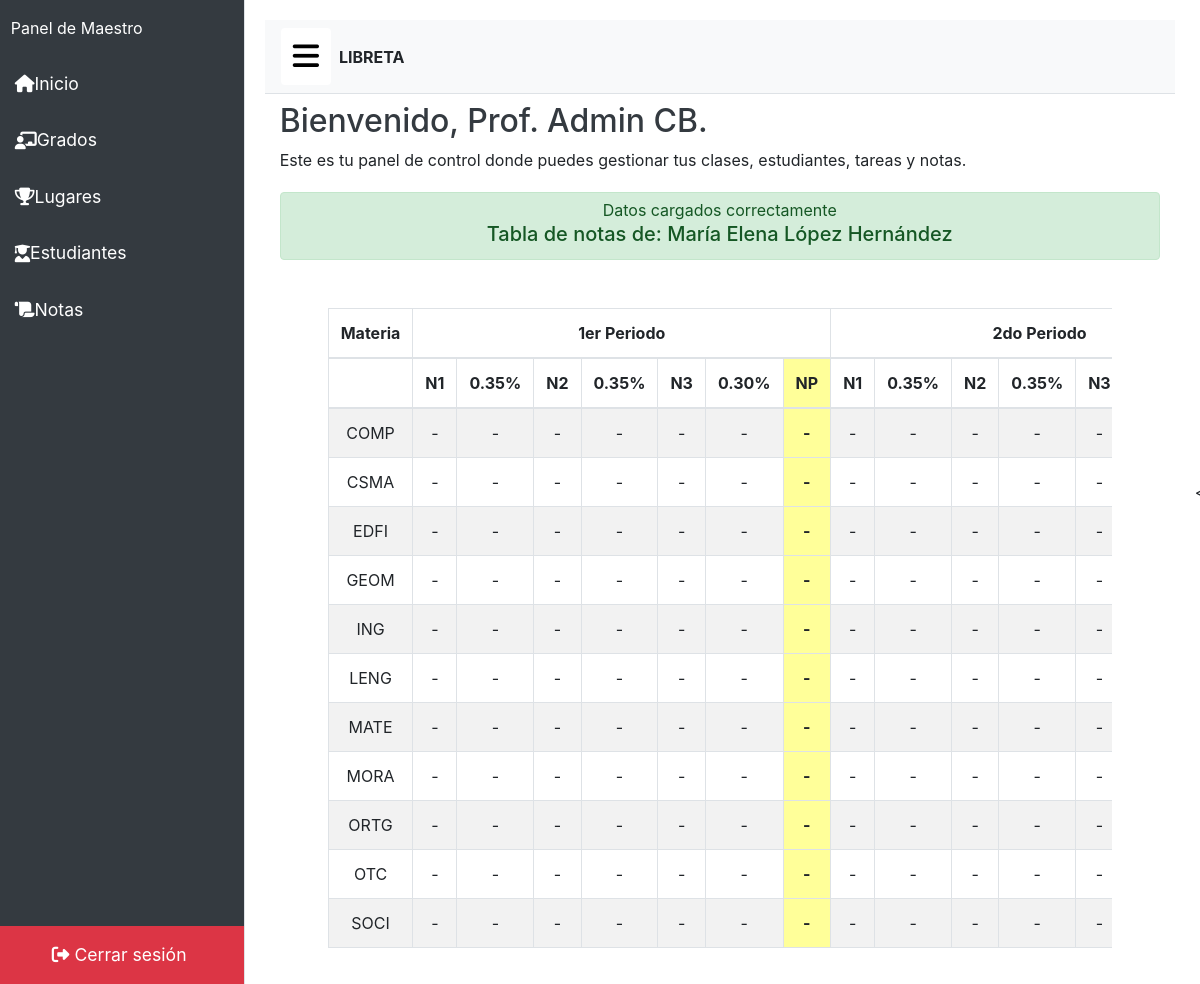
The page /main/libreta.php?nie=100000002 (signed in) on the database its author committed.
### tables this page shows
CREATE TABLE `alumnos` (
  `nie` int(9) NOT NULL,
  `nombre` varchar(50) NOT NULL,
  `apellidos` varchar(50) NOT NULL,
  `grado` varchar(4) NOT NULL
);

CREATE TABLE `maestros_materias` (
  `dui_maestro` varchar(9) NOT NULL,
  `cod_materia` varchar(4) NOT NULL
);

### main/libreta.php (the view, shortened to what this page needs)
<!DOCTYPE html>
<html lang="es">
<head>
    <link href="https://stackpath.bootstrapcdn.com/bootstrap/4.5.2/css/bootstrap.min.css" rel="stylesheet">
    <link rel="stylesheet" href="notas.css">
    <link rel="stylesheet" href="sidebar.css">
</head>
<body>
<?php
    include("../php/connDB.php");
?>
<div class="d-flex" id="wrapper">
    <div class="bg-dark border-right d-flex flex-column" id="sidebar-wrapper">
    <div class="sidebar-heading text-white py-3 px-3 fs-4 fw-bold">Panel de Maestro</div>
        <div id="menu" class="list-group list-group-flush flex-grow-1">
            <a href="dashboard.php" class="list-group-item list-group-item-action bg-dark text-white d-flex align-items-center">
                <i class="fa-solid fa-home me-2"></i> Inicio
            </a>
            <a id="libretaNotasLink" class="list-group-item list-group-item-action bg-dark text-white d-flex align-items-center position-relative">
            <i class="fa-solid fa-chalkboard-user me-2"></i> Grados
            </a>
            <a href="lugares.php" class="list-group-item list-group-item-action bg-dark text-white d-flex align-items-center">
            <i class="fa-solid fa-trophy me-2"></i> Lugares
            </a>
            <a href="#" class="list-group-item list-group-item-action bg-dark text-white d-flex align-items-center">
                <i class="fas fa-user-graduate me-2"></i> Estudiantes
            </a>
            <a href="notas.php" class="list-group-item list-group-item-action bg-dark text-white d-flex align-items-center">
                <i class="fa-solid fa-scroll me-2"></i> Notas
            </a>
        </div>
        <a href="../php/logout.php" class="list-group-item list-group-item-action bg-danger text-white text-center py-3 mt-auto">
            <i class="fa-solid fa-sign-out-alt me-2"></i> Cerrar sesión
        </a>
    </div>
    <div id="page-content-wrapper">
        <nav class="navbar navbar-expand-lg navbar-light bg-light border-bottom">
        <button class="btn btn-primary mr-2" id="menu-toggle"><i class="fa-solid fa-bars"></i></button><h style="font-weight: bold;" >LIBRETA</h>
        </nav>
        <div class="container-fluid">
        <h2 class="mt-2" style="color:  #343a40;" >Bienvenido, Prof. <?php echo $_SESSION["nombre"] ?>.</h2>
            <p>Este es tu panel de control donde puedes gestionar tus clases, estudiantes, tareas y notas.</p>
                    <?php
                    include("../php/generarTablaLibreta.php");
                    ?>
        </div>
    </div>
</div>
</body>
</html>

### php/generarTablaLibreta.php (shortened to what this page needs)
<link href="https://stackpath.bootstrapcdn.com/bootstrap/4.5.2/css/bootstrap.min.css" rel="stylesheet">
<div class="alert alert-success" role="alert" style="width: 100%; text-align:center; padding: 5px; margin-top: 20px;">
    <?php
        include("../php/connDB.php");
        $dui = $_SESSION["dui"];
        $nie = $_GET["nie"];
        $consulta = "SELECT * FROM alumnos WHERE nie = '$nie'";
        $resultado = mysqli_query($conn, $consulta);
        if (mysqli_num_rows($resultado) > 0) {
            $resultado = mysqli_fetch_assoc($resultado);
            $nombre = $resultado["nombre"];
            $apellidos = $resultado["apellidos"];
        }
    ?>
    Datos cargados correctamente <h5>Tabla de notas de: <?php echo $nombre . " " . $apellidos; ?></h5>
</div>
<div class="ml-5 mr-5 mt-5">
    <div class="table-responsive">
        <table class="table table-striped table-bordered">
            <thead>
                <tr>
                    <th>Materia</th>
                    <th colspan="7">1er Periodo</th>
                    <th colspan="7">2do Periodo</th>
                </tr>
                <tr>
                    <th></th>
                    <th class="nota">N1</th>
                    <th class="nota">0.35%</th>
                    <th class="nota">N2</th>
                    <th class="nota">0.35%</th>
                    <th class="nota">N3</th>
                    <th class="nota">0.30%</th>
                    <th class="nota nota-final">NP</th>
                    <th class="nota">N1</th>
                    <th class="nota">0.35%</th>
                    <th class="nota">N2</th>
                    <th class="nota">0.35%</th>
                    <th class="nota">N3</th>
                </tr>
            </thead>
            <tbody>
                <?php
                    function obtenerNotas($conn, $nie, $materia, $periodo, $tipo_actividad) {
                        $consulta = "SELECT nota FROM notas WHERE nie = '$nie' AND materia = '$materia' AND periodo = '$periodo' AND tipo_actividad = '$tipo_actividad'";
                        $resultado = mysqli_query($conn, $consulta);
                        $totalNotas = 0;
                        $numeroNotas = 0;
                        return [$totalNotas, $numeroNotas];
                    }
                    function calcularPromedio($totalNotas, $numeroNotas) {
                        return $numeroNotas > 0 ? $totalNotas / $numeroNotas : "-";
                    }
                    function calcularNotaPeriodo($promedio, $peso) {
                        return $promedio !== "-" ? $promedio * $peso : "-";
                    }
                    function calcularNotas($conn, $nie, $materia, $periodo) {
                        $notas = [];
                        $tipos = ['cotidiana' => 0.35, 'integradora' => 0.35, 'examen' => 0.30];
                        foreach ($tipos as $tipo => $peso) {
                            list($totalNotas, $numeroNotas) = obtenerNotas($conn, $nie, $materia, $periodo, $tipo);
                            $promedio = calcularPromedio($totalNotas, $numeroNotas);
                            $notas[$tipo] = [
                                'promedio' => $promedio,
                                'nota_periodo' => calcularNotaPeriodo($promedio, $peso)
                            ];
                        }
                        return $notas;
                    }
                    $consulta = "SELECT cod_materia FROM maestros_materias WHERE dui_maestro = '$dui'";
                    $resultado = mysqli_query($conn, $consulta);
                    if (mysqli_num_rows($resultado) > 0) {
                        while ($row = mysqli_fetch_assoc($resultado)) {
                            $materia = $row["cod_materia"];
                            echo "<tr><td>{$materia}</td>";
                            $promedios = [];
                            for ($periodo = 1; $periodo <= 3; $periodo++) {
                                $periodoStr = $periodo . 'PER';
                                $notas = calcularNotas($conn, $nie, $materia, $periodoStr);
                                $promedioCotidiana = $notas['cotidiana']['promedio'];
                                $notaCotidiana = $notas['cotidiana']['nota_periodo'];
                                $promedioIntegradora = $notas['integradora']['promedio'];
                                $notaIntegradora = $notas['integradora']['nota_periodo'];
                                $promedioExamen = $notas['examen']['promedio'];
                                $notaExamen = $notas['examen']['nota_periodo'];
                                $promedioTotal = ($notaCotidiana !== "-" && $notaIntegradora !== "-" && $notaExamen !== "-") ?
                                    $notaCotidiana + $notaIntegradora + $notaExamen : "-";
                                echo "<td>{$promedioCotidiana}</td>";
                                echo "<td>{$notaCotidiana}</td>";
                                echo "<td>{$promedioIntegradora}</td>";
                                echo "<td>{$notaIntegradora}</td>";
                                echo "<td>{$promedioExamen}</td>";
                                echo "<td>{$notaExamen}</td>";
                                echo "<td class='nota-final'>{$promedioTotal}</td>";
                                $promedios[] = $promedioTotal;
                            }
                            $notaFinal = in_array("-", $promedios) ? "-" : array_sum($promedios) / count($promedios);
                            echo "<td class='nota-final'>{$notaFinal}</td></tr>";
                        }
                    }
                ?>
            </tbody>
        </table>
    </div>
</div>

### main/notas.css (style rules this page uses)
body { background-color: #f8f9fa; height: 100vh; display: flex; justify-content: center; align-items: center; margin: 0; }

### main/sidebar.css (style rules this page uses)
#wrapper { display: flex; width: 100%; height: 100vh; transition: all 0.3s ease; }
#sidebar-wrapper { width: 250px; height: 100vh; background-color: #343a40; transition: all 0.3s ease; position: fixed; z-index: 1000; overflow-y: auto; }
#page-content-wrapper { margin-left: 250px; padding: 20px; width: calc(100% - 250px); height: 100vh; overflow-y: auto; transition: margin-left 0.3s ease, width 0.3s ease; }
#menu a { padding: 15px; text-decoration: none; color: #ffffff; display: flex; align-items: center; border: none; }
#menu-toggle { background-color: rgb(255, 255, 255); color: black; font-size: 30px; border: none; }
#sidebar-wrapper .list-group-item { border: none; padding: 15px 20px; font-size: 1.1rem; color: #ffffff; }
.list-group-item-action { cursor: pointer; }
a.list-group-item.bg-danger { border: none; }
#sidebar-wrapper { scrollbar-color: #a9a9a9 #2e2e2e; scrollbar-width: thin; }

### php/generarTablaLibreta.php (style rules this page uses)
table { text-align: center; }
.nota { width: 10px; border-radius: 4px; border: 1px solid black; background-color: white; padding: 2px; text-align: center; }
.nota-final { background-color: #ffff99; font-weight: bold; }

### rows shown on the page
alumnos: nombre "María Elena", apellidos "López Hernández"
maestros_materias: cod_materia "COMP", promedioCotidiana "-", notaCotidiana "-", promedioIntegradora "-", notaIntegradora "-", promedioExamen "-", notaExamen "-", promedioTotal "-"
maestros_materias: cod_materia "CSMA", promedioCotidiana "-", notaCotidiana "-", promedioIntegradora "-", notaIntegradora "-", promedioExamen "-", notaExamen "-", promedioTotal "-"
maestros_materias: cod_materia "EDFI", promedioCotidiana "-", notaCotidiana "-", promedioIntegradora "-", notaIntegradora "-", promedioExamen "-", notaExamen "-", promedioTotal "-"
maestros_materias: cod_materia "GEOM", promedioCotidiana "-", notaCotidiana "-", promedioIntegradora "-", notaIntegradora "-", promedioExamen "-", notaExamen "-", promedioTotal "-"
maestros_materias: cod_materia "ING", promedioCotidiana "-", notaCotidiana "-", promedioIntegradora "-", notaIntegradora "-", promedioExamen "-", notaExamen "-", promedioTotal "-"
maestros_materias: cod_materia "LENG", promedioCotidiana "-", notaCotidiana "-", promedioIntegradora "-", notaIntegradora "-", promedioExamen "-", notaExamen "-", promedioTotal "-"
maestros_materias: cod_materia "MATE", promedioCotidiana "-", notaCotidiana "-", promedioIntegradora "-", notaIntegradora "-", promedioExamen "-", notaExamen "-", promedioTotal "-"
maestros_materias: cod_materia "MORA", promedioCotidiana "-", notaCotidiana "-", promedioIntegradora "-", notaIntegradora "-", promedioExamen "-", notaExamen "-", promedioTotal "-"
maestros_materias: cod_materia "ORTG", promedioCotidiana "-", notaCotidiana "-", promedioIntegradora "-", notaIntegradora "-", promedioExamen "-", notaExamen "-", promedioTotal "-"
maestros_materias: cod_materia "OTC", promedioCotidiana "-", notaCotidiana "-", promedioIntegradora "-", notaIntegradora "-", promedioExamen "-", notaExamen "-", promedioTotal "-"
maestros_materias: cod_materia "SOCI", promedioCotidiana "-", notaCotidiana "-", promedioIntegradora "-", notaIntegradora "-", promedioExamen "-", notaExamen "-", promedioTotal "-"

### other values the page prints
$_SESSION["nombre"] "Admin CB"
